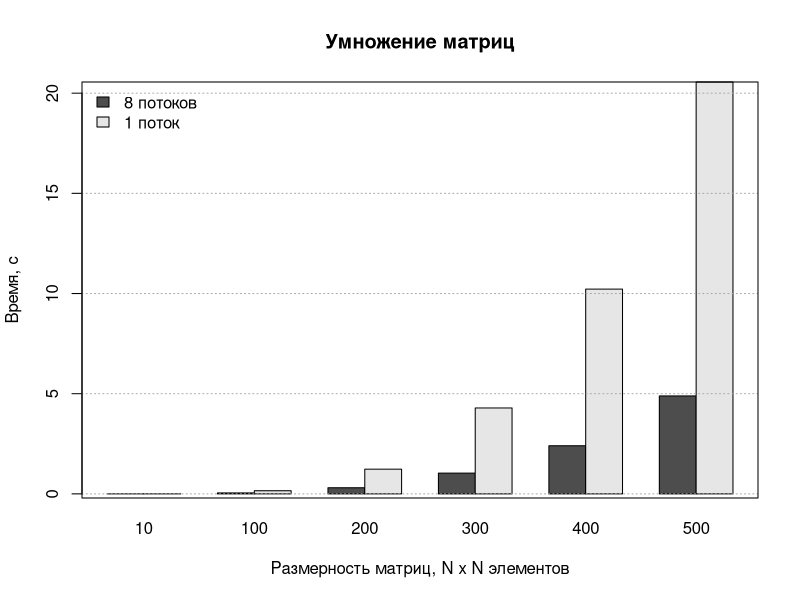

Here is the R script that generated this plot:
sizes <- c( 10, 100, 200, 300, 400, 500 )
mul_ext <- c( 0.000165329, 0.156362, 1.23395, 4.28796, 10.2204, 20.557 )
mul_int <- c( 0.000151243, 0.0489345, 0.306424, 1.03737, 2.4036, 4.88812 )

M <- matrix(
  c( mul_int, mul_ext ),
  nrow = 2,
  ncol = length( mul_ext ),
  byrow = TRUE
)

png( filename = "~/Documents/Diploma/Theory/Paper/Figures/MultiplicationTime.png",
  height = 600,
  width = 800,
  bg = "white"
)

barplot( M,
  main = "Умножение матриц",
  xlab = "Размерность матриц, N x N элементов",
  ylab = "Время, с",
  names.arg = sizes,
  beside = TRUE
)

grid( NA, ny = NULL, col = "darkgray" )

legend_labels <- c( "8 потоков", "1 поток" )

legend(
  "topleft",
  legend_labels,
  bty = "n",
  fill = grey.colors( nrow( M ) )
)

box()

dev.off()
